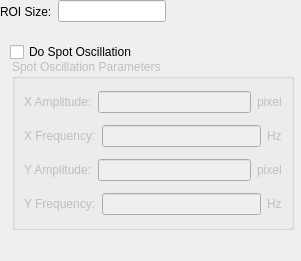
<?xml version="1.0" encoding="UTF-8"?>
<ui version="4.0">
 <class>GaussianCameraConfigForm</class>
 <widget class="QWidget" name="GaussianCameraConfigForm">
  <property name="geometry">
   <rect>
    <x>0</x>
    <y>0</y>
    <width>301</width>
    <height>261</height>
   </rect>
  </property>
  <property name="windowTitle">
   <string>Form</string>
  </property>
  <widget class="QCheckBox" name="spotOscillationCheckBox">
   <property name="geometry">
    <rect>
     <x>10</x>
     <y>42</y>
     <width>141</width>
     <height>20</height>
    </rect>
   </property>
   <property name="text">
    <string>Do Spot Oscillation</string>
   </property>
  </widget>
  <widget class="QGroupBox" name="spotOscillationGroupBox">
   <property name="enabled">
    <bool>false</bool>
   </property>
   <property name="geometry">
    <rect>
     <x>12</x>
     <y>59</y>
     <width>282</width>
     <height>171</height>
    </rect>
   </property>
   <property name="title">
    <string>Spot Oscillation Parameters</string>
   </property>
   <property name="checkable">
    <bool>false</bool>
   </property>
   <layout class="QVBoxLayout" name="verticalLayout">
    <item>
     <layout class="QHBoxLayout" name="horizontalLayout">
      <item>
       <widget class="QLabel" name="xAmpLabel">
        <property name="text">
         <string>X Amplitude:</string>
        </property>
        <property name="buddy">
         <cstring>xAmpLineEdit</cstring>
        </property>
       </widget>
      </item>
      <item>
       <widget class="QLineEdit" name="xAmpLineEdit">
        <property name="toolTip">
         <string>Valid Range: 1 to 20 pixels as an integer</string>
        </property>
       </widget>
      </item>
      <item>
       <widget class="QLabel" name="xAmpUnits">
        <property name="text">
         <string>pixel</string>
        </property>
       </widget>
      </item>
     </layout>
    </item>
    <item>
     <layout class="QHBoxLayout" name="horizontalLayout_2">
      <item>
       <widget class="QLabel" name="xFreqLabel">
        <property name="text">
         <string>X Frequency:</string>
        </property>
        <property name="buddy">
         <cstring>xFreqLineEdit</cstring>
        </property>
       </widget>
      </item>
      <item>
       <widget class="QLineEdit" name="xFreqLineEdit">
        <property name="toolTip">
         <string>Valid Range: 0.1 to 100 with an allowed precision of 1</string>
        </property>
       </widget>
      </item>
      <item>
       <widget class="QLabel" name="xFreqUnits">
        <property name="text">
         <string>Hz</string>
        </property>
       </widget>
      </item>
     </layout>
    </item>
    <item>
     <layout class="QHBoxLayout" name="horizontalLayout_3">
      <item>
       <widget class="QLabel" name="yAmpLabel">
        <property name="text">
         <string>Y Amplitude:</string>
        </property>
        <property name="buddy">
         <cstring>yAmpLineEdit</cstring>
        </property>
       </widget>
      </item>
      <item>
       <widget class="QLineEdit" name="yAmpLineEdit">
        <property name="toolTip">
         <string>Valid Range: 1 to 20 pixels as an integer</string>
        </property>
       </widget>
      </item>
      <item>
       <widget class="QLabel" name="yAmpUnits">
        <property name="text">
         <string>pixel</string>
        </property>
       </widget>
      </item>
     </layout>
    </item>
    <item>
     <layout class="QHBoxLayout" name="horizontalLayout_4">
      <item>
       <widget class="QLabel" name="yFreqLabel">
        <property name="text">
         <string>Y Frequency:</string>
        </property>
        <property name="buddy">
         <cstring>yFreqLineEdit</cstring>
        </property>
       </widget>
      </item>
      <item>
       <widget class="QLineEdit" name="yFreqLineEdit">
        <property name="toolTip">
         <string>Valid Range: 0.1 to 100 with an allowed precision of 1</string>
        </property>
       </widget>
      </item>
      <item>
       <widget class="QLabel" name="yFreqUnits">
        <property name="text">
         <string>Hz</string>
        </property>
       </widget>
      </item>
     </layout>
    </item>
   </layout>
  </widget>
  <widget class="QWidget" name="layoutWidget">
   <property name="geometry">
    <rect>
     <x>0</x>
     <y>0</y>
     <width>238</width>
     <height>23</height>
    </rect>
   </property>
   <layout class="QHBoxLayout" name="horizontalLayout_6">
    <item>
     <widget class="QLabel" name="roiSizeLabel">
      <property name="text">
       <string>ROI Size:</string>
      </property>
      <property name="buddy">
       <cstring>roiSizeLineEdit</cstring>
      </property>
     </widget>
    </item>
    <item>
     <widget class="QLineEdit" name="roiSizeLineEdit">
      <property name="toolTip">
       <string>Valid Range: 20 to 200 as an integer</string>
      </property>
     </widget>
    </item>
    <item>
     <spacer name="horizontalSpacer">
      <property name="orientation">
       <enum>Qt::Horizontal</enum>
      </property>
      <property name="sizeHint" stdset="0">
       <size>
        <width>38</width>
        <height>20</height>
       </size>
      </property>
     </spacer>
    </item>
   </layout>
  </widget>
 </widget>
 <resources/>
 <connections/>
</ui>
